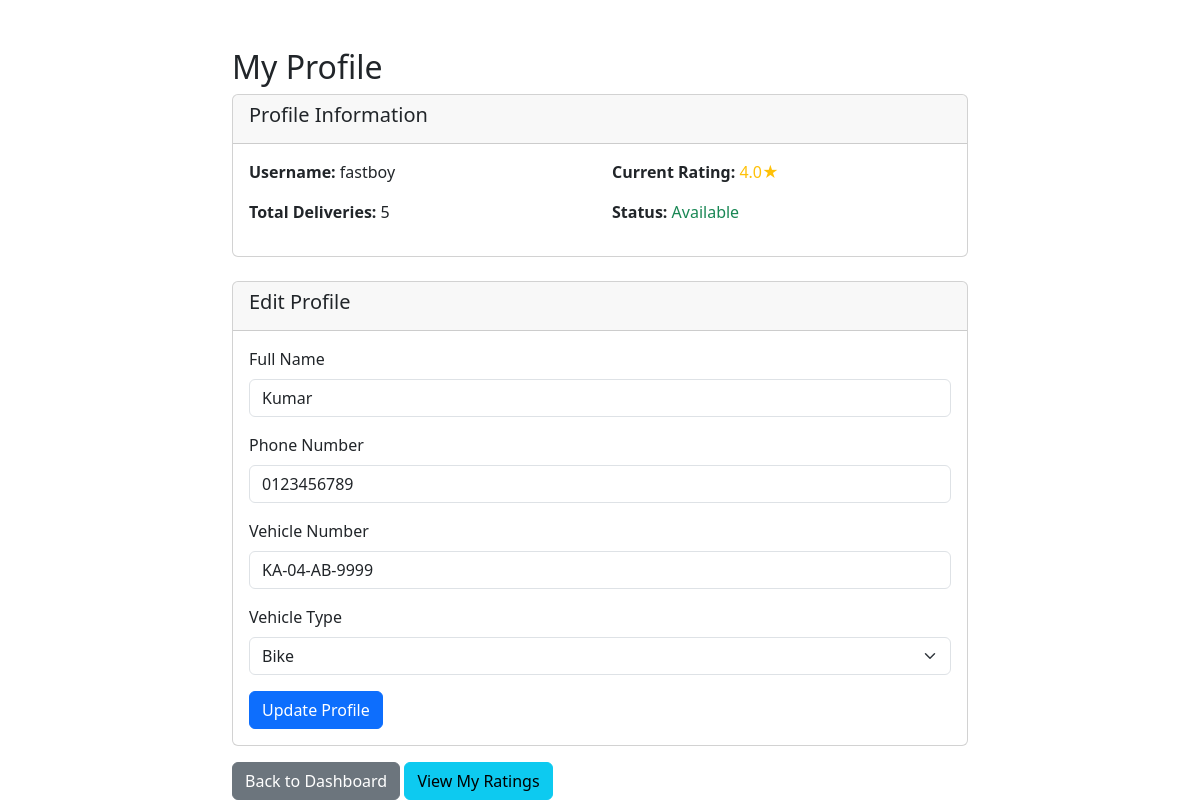
Screenshot of /delivery_profile (signed in) with the database file from the repository.
### tables this page shows
CREATE TABLE delivery_partners (
        id INTEGER PRIMARY KEY AUTOINCREMENT,
        username TEXT NOT NULL UNIQUE,
        password TEXT NOT NULL,
        name TEXT NOT NULL,
        phone TEXT NOT NULL,
        vehicle_number TEXT,
        vehicle_type TEXT,
        is_available INTEGER DEFAULT 1,
        current_location TEXT,
        rating REAL DEFAULT 0,
        total_deliveries INTEGER DEFAULT 0
    , full_name TEXT, email TEXT);

### routes/delivery_routes.py (the view, shortened to what this page needs)
@delivery_bp.route('/delivery_profile', methods=['GET', 'POST'])
def delivery_profile():
    if 'delivery_partner_id' not in session:
        return redirect(url_for('delivery.delivery_login'))
    delivery_partner_id = session['delivery_partner_id']
    conn = sqlite3.connect('database.db')
    cursor = conn.cursor()
    try:
        cursor.execute('SELECT * FROM delivery_partners WHERE id=?', (delivery_partner_id,))
        partner = cursor.fetchone()
    except Exception as e:
        logging.error(f"Delivery profile update error: {e}")
        flash('An error occurred while updating your profile. Please try again later.', 'danger')
    finally:
        conn.close()
    if partner:
        partner_data = {
            'id': partner[0],
            'username': partner[1],
            'name': partner[3],
            'phone': partner[4],
            'vehicle_number': partner[5],
            'vehicle_type': partner[6],
            'is_available': partner[7],
            'current_location': partner[8],
            'rating': partner[9],
            'total_deliveries': partner[10]
        }
    else:
        partner_data = None
    return render_template('delivery_profile.html', partner=partner_data)

### templates/delivery_profile.html (shortened to what this page needs)
<!DOCTYPE html>
<html lang="en">
<head>
    <link rel="stylesheet" href="https://cdn.jsdelivr.net/npm/bootstrap@5.3.0/dist/css/bootstrap.min.css">
</head>
<body>
<div class="container mt-5">
    <div class="row">
        <div class="col-md-8 mx-auto">
            <h2>My Profile</h2>
            {% if partner %}
                <div class="card mb-4">
                    <div class="card-header">
                        <h5>Profile Information</h5>
                    </div>
                    <div class="card-body">
                        <div class="row mb-3">
                            <div class="col-md-6">
                                <strong>Username:</strong> {{ partner.username }}
                            </div>
                            <div class="col-md-6">
                                <strong>Current Rating:</strong>
                                {% if partner.rating %}
                                    <span class="text-warning">{{ partner.rating }}★</span>
                                {% else %}
                                    <span class="text-muted">No ratings yet</span>
                                {% endif %}
                            </div>
                        </div>
                        <div class="row mb-3">
                            <div class="col-md-6">
                                <strong>Total Deliveries:</strong> {{ partner.total_deliveries }}
                            </div>
                            <div class="col-md-6">
                                <strong>Status:</strong>
                                {% if partner.is_available %}
                                    <span class="text-success">Available</span>
                                {% else %}
                                    <span class="text-danger">Unavailable</span>
                                {% endif %}
                            </div>
                        </div>
                    </div>
                </div>
                <div class="card">
                    <div class="card-header">
                        <h5>Edit Profile</h5>
                    </div>
                    <div class="card-body">
                        <form method="post">
                            <div class="mb-3">
                                <label for="name" class="form-label">Full Name</label>
                                <input type="text" class="form-control" id="name" name="name" value="{{ partner.name }}" required>
                            </div>
                            <div class="mb-3">
                                <label for="phone" class="form-label">Phone Number</label>
                                <input type="text" class="form-control" id="phone" name="phone" value="{{ partner.phone }}" required>
                            </div>
                            <div class="mb-3">
                                <label for="vehicle_number" class="form-label">Vehicle Number</label>
                                <input type="text" class="form-control" id="vehicle_number" name="vehicle_number" value="{{ partner.vehicle_number }}" required>
                            </div>
                            <div class="mb-3">
                                <label for="vehicle_type" class="form-label">Vehicle Type</label>
                                <select class="form-select" id="vehicle_type" name="vehicle_type" required>
                                    <option value="Bike" {% if partner.vehicle_type == 'Bike' %}selected{% endif %}>Bike</option>
                                </select>
                            </div>
                            <button type="submit" class="btn btn-primary">Update Profile</button>
                        </form>
                    </div>
                </div>
            {% else %}
                <div class="alert alert-danger">
                    <p>Profile not found.</p>
                </div>
            {% endif %}
            <div class="mt-3">
                <a href="/delivery_dashboard" class="btn btn-secondary">Back to Dashboard</a>
                <a href="/delivery_ratings" class="btn btn-info">View My Ratings</a>
            </div>
        </div>
    </div>
</div>
</body>
</html>

### rows the page displays
delivery_partners: username "fastboy", rating "4.0", total_deliveries "5", name "Kumar", phone "0123456789", vehicle_number "KA-04-AB-9999", vehicle_type "Bike"
